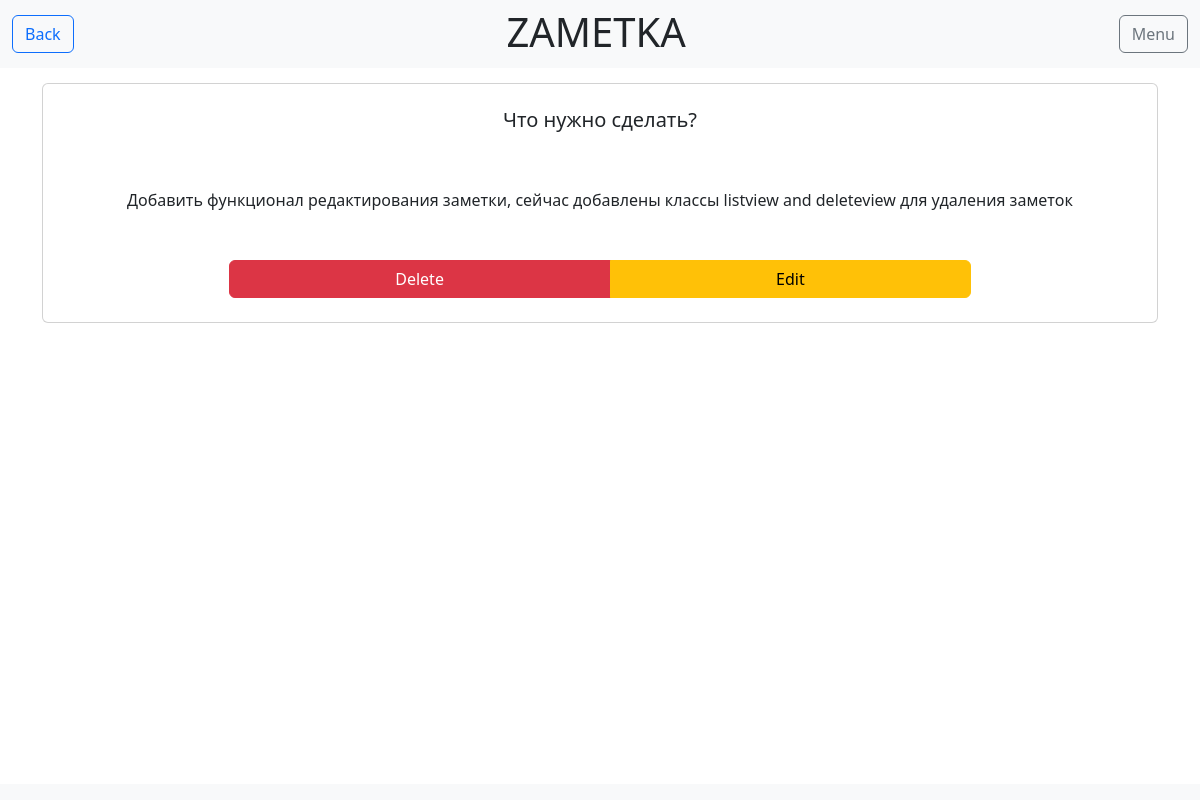
The app's page /fullnotice/38/, older data.
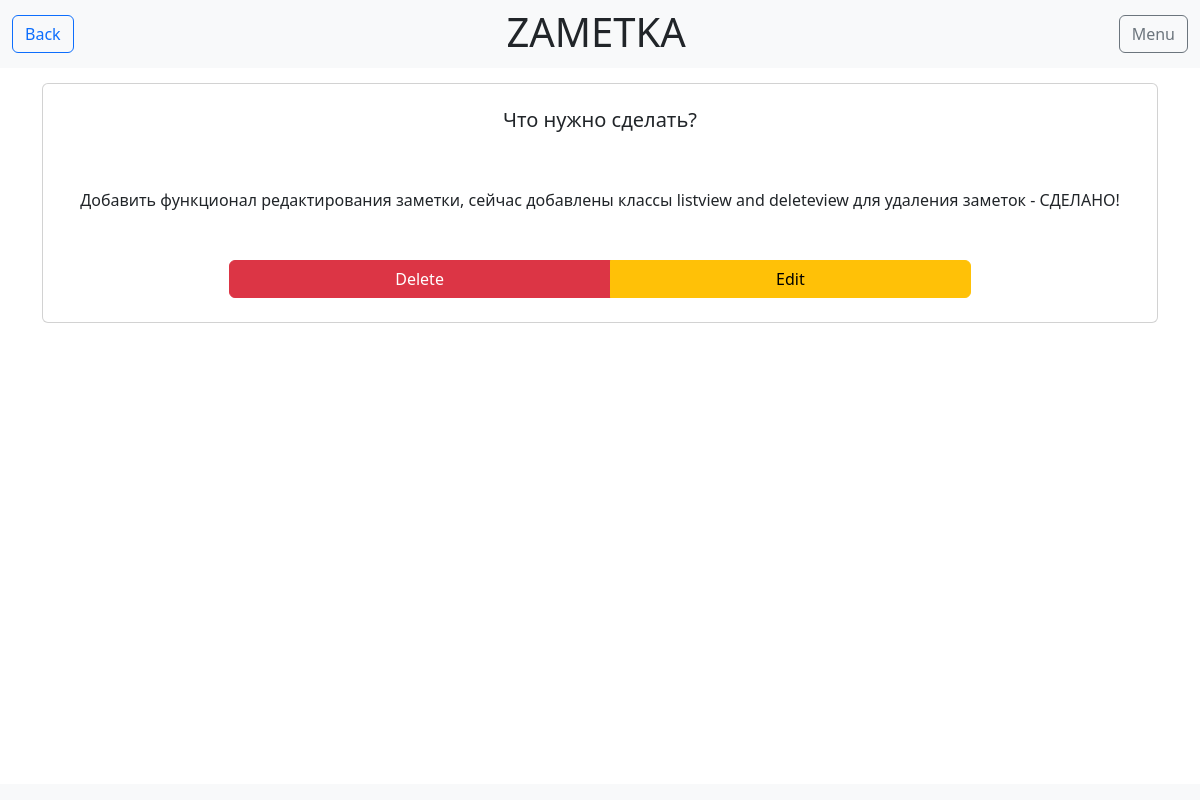
The same page, newer data.
### noticeapp/models.py (models this page shows, shortened)
class Notice(models.Model):
    title = models.CharField(max_length=50)
    text = models.TextField(blank=True)
    time_create = models.DateTimeField(auto_now_add=True)
    class Meta: #for admin board
        ordering = ['time_create', 'title']

### noticeapp/views.py (the view)
# urls.py: path('fullnotice/<slug:notice_id>/', full_notice, name='fullnotice'),
def full_notice(request, notice_id):#по айди отображать карточку в новой странице, где будет возможность edit and delete
    notice_card_information = get_object_or_404(Notice, pk=notice_id)
    return render(request, 'notice/fullnotice.html', {'notice_card_information': notice_card_information})

### noticeapp/templates/notice/fullnotice.html (shortened to what this page needs)
{% load static %}
<!DOCTYPE html>
<html lang="en">
   <head>
      <link type="text/css" href = "{% static 'noticeapp/css/style.css' %}" rel="stylesheet" >
      <link href="https://cdn.jsdelivr.net/npm/bootstrap@5.2.0/dist/css/bootstrap.min.css" rel="stylesheet">
   </head>
   <body>
      <nav class="navbar navbar-expand-lg bg-light">
         <div class="container-fluid">
            <div class="collapse navbar-collapse" id="navbarSupportedContent">
               <ul class="navbar-nav me-auto mb-2 mb-lg-0">
                  <a href="{% url 'home' %}" type="button" class="btn btn-outline-primary">Back</a>
               </ul>
               <h1 class="me-auto mb-2 mb-lg-1">ZAMETKA</h1>
               <a href="#" type="button" class="btn btn-outline-secondary">Menu</a>
            </div>
         </div>
      </nav>
      <div class="container">
         <div class="row">
            <div class="col align-self-center">
               <div class="card">
                  <br>
                  <div class="notice_title_text">
                     <h5 class="card-title">{{notice_card_information.title}}</h5>
                  </div>
                  <br>
                  <div class="notice_main_text">
                     <p class="card-text">{{notice_card_information.text}}</p>
                  </div>
                  <br>
                  <div class="btn-group col-md-8 offset-md-2" role="group" aria-label="Basic mixed styles example">
                     <a href="{% url 'deletenotice' notice_card_information.pk %}" type="button" class="btn btn-danger">Delete</a>
                     <a href="{% url 'editnotice' notice_card_information.pk %}" type="button" class="btn btn-warning">Edit</a>
                  </div>
               </div>
            </div>
         </div>
      </div>
      <div class="fixed-bottom">
         <nav class="navbar navbar-expand-lg bg-light"></nav>
      </div>
   </body>
</html>

Row changes from the older to the newer data that the page shows:
changed Notice "Что нужно сделать?": text "Добавить функционал редактирования заметки, сейчас добавлены классы listview and deleteview для удаления заметок" → "Добавить функционал редактирования заметки, сейчас добавлены классы listview and deleteview для удаления заметок - СДЕЛАНО!"
